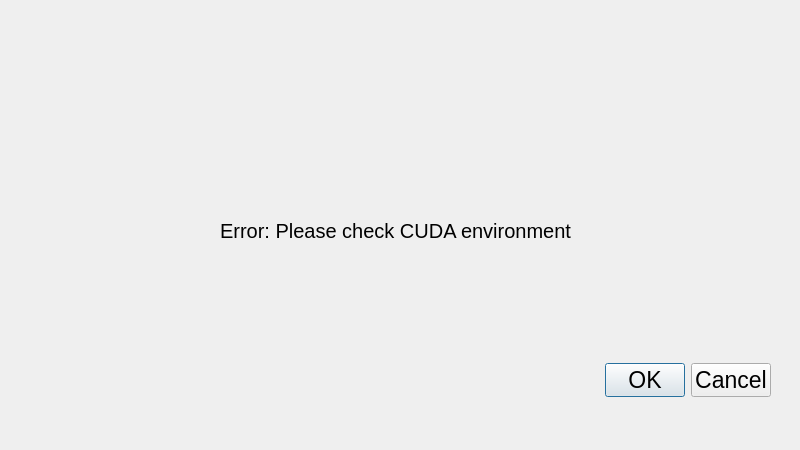
<?xml version="1.0" encoding="UTF-8"?>
<ui version="4.0">
 <class>Dialog</class>
 <widget class="QDialog" name="Dialog">
  <property name="geometry">
   <rect>
    <x>0</x>
    <y>0</y>
    <width>800</width>
    <height>450</height>
   </rect>
  </property>
  <property name="windowTitle">
   <string>Dialog</string>
  </property>
  <widget class="QDialogButtonBox" name="confirmBox">
   <property name="geometry">
    <rect>
     <x>10</x>
     <y>340</y>
     <width>761</width>
     <height>81</height>
    </rect>
   </property>
   <property name="font">
    <font>
     <pointsize>17</pointsize>
    </font>
   </property>
   <property name="orientation">
    <enum>Qt::Horizontal</enum>
   </property>
   <property name="standardButtons">
    <set>QDialogButtonBox::Cancel|QDialogButtonBox::Ok</set>
   </property>
  </widget>
  <widget class="QLabel" name="logo_pic">
   <property name="geometry">
    <rect>
     <x>352</x>
     <y>50</y>
     <width>100</width>
     <height>70</height>
    </rect>
   </property>
   <property name="font">
    <font>
     <pointsize>14</pointsize>
    </font>
   </property>
   <property name="text">
    <string/>
   </property>
   <property name="alignment">
    <set>Qt::AlignCenter</set>
   </property>
  </widget>
  <widget class="QLabel" name="cuda_msg">
   <property name="geometry">
    <rect>
     <x>40</x>
     <y>160</y>
     <width>711</width>
     <height>141</height>
    </rect>
   </property>
   <property name="font">
    <font>
     <pointsize>15</pointsize>
    </font>
   </property>
   <property name="text">
    <string>Error: Please check CUDA environment</string>
   </property>
   <property name="alignment">
    <set>Qt::AlignCenter</set>
   </property>
  </widget>
 </widget>
 <resources/>
 <connections>
  <connection>
   <sender>confirmBox</sender>
   <signal>accepted()</signal>
   <receiver>Dialog</receiver>
   <slot>accept()</slot>
   <hints>
    <hint type="sourcelabel">
     <x>248</x>
     <y>254</y>
    </hint>
    <hint type="destinationlabel">
     <x>157</x>
     <y>274</y>
    </hint>
   </hints>
  </connection>
  <connection>
   <sender>confirmBox</sender>
   <signal>rejected()</signal>
   <receiver>Dialog</receiver>
   <slot>reject()</slot>
   <hints>
    <hint type="sourcelabel">
     <x>316</x>
     <y>260</y>
    </hint>
    <hint type="destinationlabel">
     <x>286</x>
     <y>274</y>
    </hint>
   </hints>
  </connection>
 </connections>
</ui>
